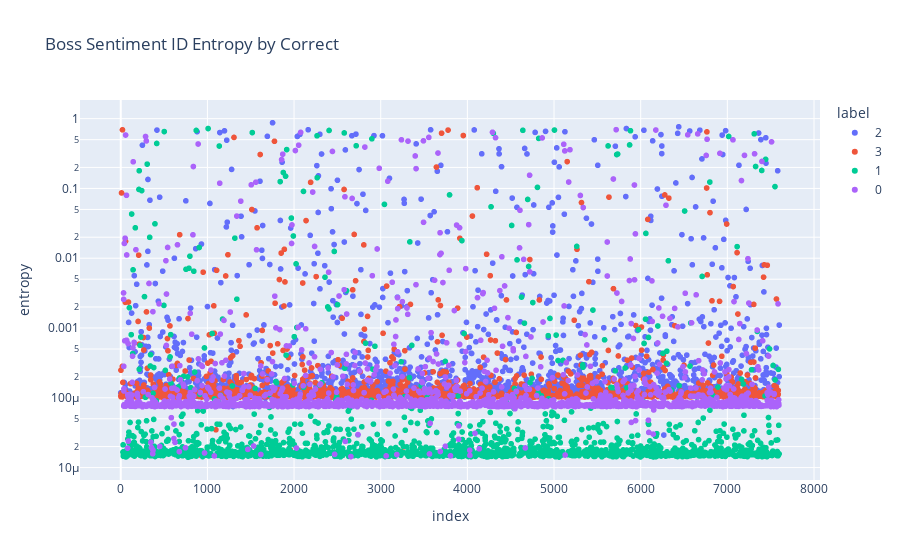

Here is the notebook cell this chart was saved with:
### Code cell
id_logs["correct"] = id_logs["judgment"] == id_logs["label"]
id_logs["label"] = id_logs["label"].astype(str)
id_correct_summary = id_logs.groupby(["correct"])["entropy"].describe()

id_entropy_scatter = px.scatter(id_logs, y="entropy", color="label", title="Boss Sentiment ID Entropy by Correct", log_y=True, hover_data=["label"])

print("Boss Sentiment In-Distribution Entropy Analysis")
display(id_correct_summary)
id_entropy_scatter.show()

### Figure 1 — Plotly figure (JSON) as saved in the notebook; plotly's stock layout.template omitted (floating-point values rounded to 4 significant figures; data arrays with more than 128 entries replaced by an {"elided": "..."} marker saying what was removed)
{"data": [{"customdata": {"elided": "1900x1 str values"}, "hovertemplate": "label=%{customdata[0]}<br>index=%{x}<br>entropy=%{y}<extra></extra>", "legendgroup": "2", "marker": {"color": "#636efa", "symbol": "circle"}, "mode": "markers", "name": "2", "showlegend": true, "type": "scattergl", "x": {"elided": "1900 int values"}, "xaxis": "x", "y": {"elided": "1900 float values"}, "yaxis": "y"}, {"customdata": {"elided": "1900x1 str values"}, "hovertemplate": "label=%{customdata[0]}<br>index=%{x}<br>entropy=%{y}<extra></extra>", "legendgroup": "3", "marker": {"color": "#EF553B", "symbol": "circle"}, "mode": "markers", "name": "3", "showlegend": true, "type": "scattergl", "x": {"elided": "1900 int values"}, "xaxis": "x", "y": {"elided": "1900 float values"}, "yaxis": "y"}, {"customdata": {"elided": "1900x1 str values"}, "hovertemplate": "label=%{customdata[0]}<br>index=%{x}<br>entropy=%{y}<extra></extra>", "legendgroup": "1", "marker": {"color": "#00cc96", "symbol": "circle"}, "mode": "markers", "name": "1", "showlegend": true, "type": "scattergl", "x": {"elided": "1900 int values"}, "xaxis": "x", "y": {"elided": "1900 float values"}, "yaxis": "y"}, {"customdata": {"elided": "1900x1 str values"}, "hovertemplate": "label=%{customdata[0]}<br>index=%{x}<br>entropy=%{y}<extra></extra>", "legendgroup": "0", "marker": {"color": "#ab63fa", "symbol": "circle"}, "mode": "markers", "name": "0", "showlegend": true, "type": "scattergl", "x": {"elided": "1900 int values"}, "xaxis": "x", "y": {"elided": "1900 float values"}, "yaxis": "y"}], "layout": {"legend": {"title": {"text": "label"}, "tracegroupgap": 0}, "title": {"text": "Boss Sentiment ID Entropy by Correct"}, "xaxis": {"anchor": "y", "domain": [0, 1], "title": {"text": "index"}}, "yaxis": {"anchor": "x", "domain": [0, 1], "title": {"text": "entropy"}, "type": "log"}}}
